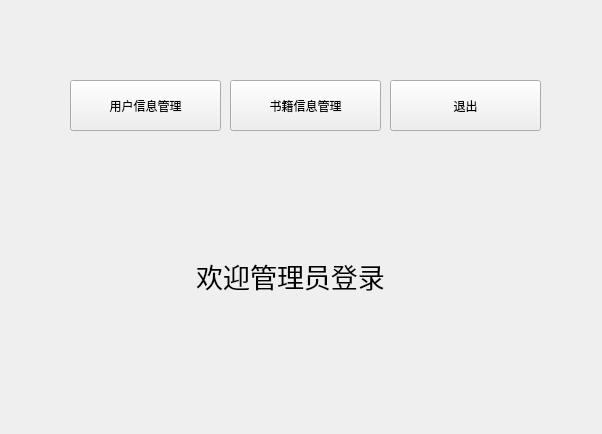
<?xml version="1.0" encoding="UTF-8"?>
<ui version="4.0">
 <class>AdminInterface</class>
 <widget class="QWidget" name="AdminInterface">
  <property name="geometry">
   <rect>
    <x>0</x>
    <y>0</y>
    <width>602</width>
    <height>434</height>
   </rect>
  </property>
  <property name="windowTitle">
   <string>Form</string>
  </property>
  <widget class="QLabel" name="label">
   <property name="geometry">
    <rect>
     <x>70</x>
     <y>210</y>
     <width>441</width>
     <height>131</height>
    </rect>
   </property>
   <property name="font">
    <font>
     <family>Adobe Arabic</family>
     <pointsize>20</pointsize>
    </font>
   </property>
   <property name="text">
    <string>欢迎管理员登录</string>
   </property>
   <property name="alignment">
    <set>Qt::AlignCenter</set>
   </property>
  </widget>
  <widget class="QPushButton" name="userManagementBtn">
   <property name="geometry">
    <rect>
     <x>70</x>
     <y>80</y>
     <width>151</width>
     <height>51</height>
    </rect>
   </property>
   <property name="text">
    <string>用户信息管理</string>
   </property>
  </widget>
  <widget class="QPushButton" name="bookManagementBtn">
   <property name="geometry">
    <rect>
     <x>230</x>
     <y>80</y>
     <width>151</width>
     <height>51</height>
    </rect>
   </property>
   <property name="text">
    <string>书籍信息管理</string>
   </property>
  </widget>
  <widget class="QPushButton" name="AF_QuitBtn">
   <property name="geometry">
    <rect>
     <x>390</x>
     <y>80</y>
     <width>151</width>
     <height>51</height>
    </rect>
   </property>
   <property name="text">
    <string>退出</string>
   </property>
  </widget>
 </widget>
 <resources/>
 <connections/>
</ui>
